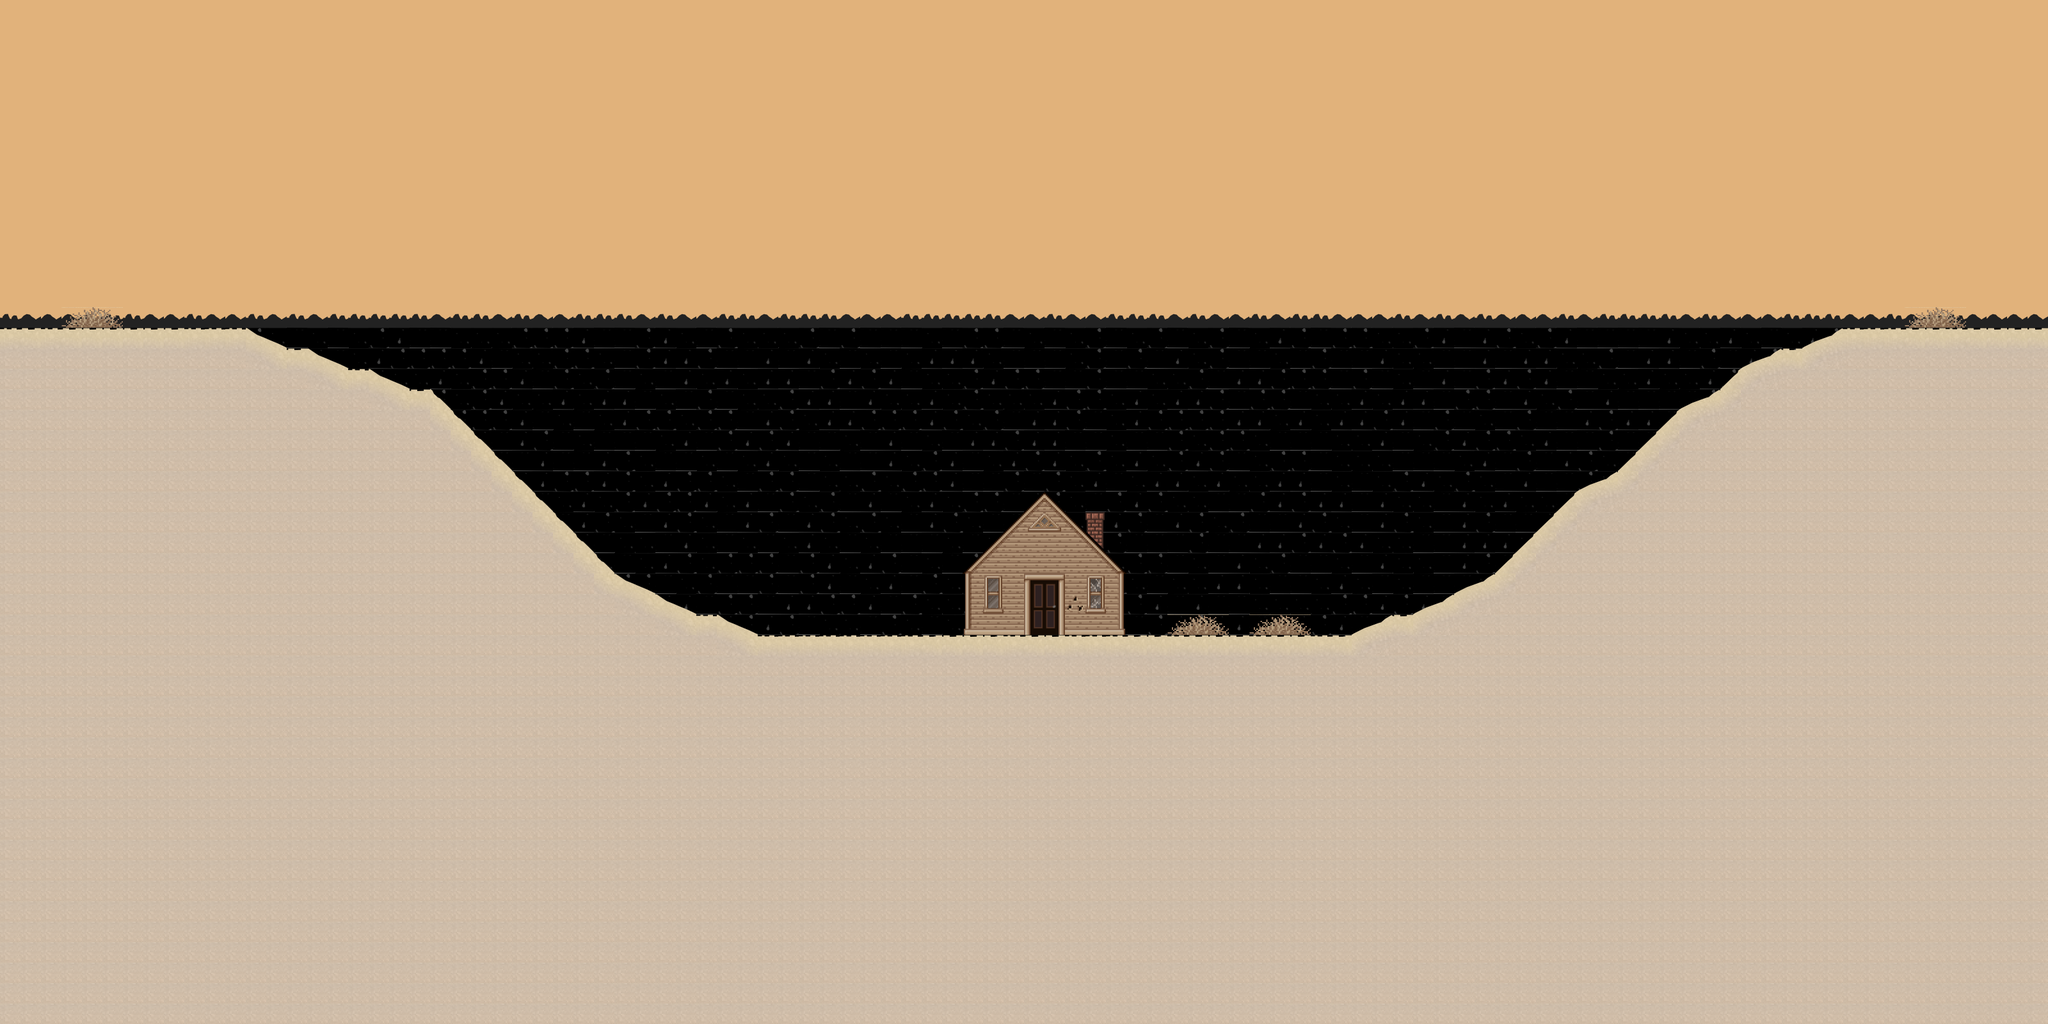

Tiled map render using the project's own tile images. Description and the map definition, with tile-layer contents summarised, below:
An orthogonal 100x50 tile map with 32x32 px tiles, 3 tile layers (Tile Layer 3, Background, Foreground) and 9 objects (5x HeliBot, 2x SideTravel, Outhouse, Door).

<map version="1.0" orientation="orthogonal" width="100" height="50" tilewidth="32" tileheight="32">
 <properties>
  <property name="camera_x" value="112" />
  <property name="camera_y" value="176" />
  <property name="music" value="music/test_music_1.mp3" />
 </properties>
 <tileset firstgid="1" source="tileset.tsx" />
 <layer name="Tile Layer 3" width="100" height="50">
  <properties>
   <property name="parallax" value="0.7" />
  </properties>
  <data>[5000 cells, 5000 non-empty, 7 distinct tile ids]</data>
 </layer>
 <layer name="Background" width="100" height="50">
  <properties>
   <property name="parallax" value="1" />
  </properties>
  <data>[5000 cells, 57 non-empty, 48 distinct tile ids]</data>
 </layer>
 <layer name="Foreground" width="100" height="50">
  <data>[5000 cells, 2628 non-empty, 13 distinct tile ids]</data>
 </layer>
 <objectgroup name="Objects" width="100" height="50">
  <object name="left" type="SideTravel" x="0" y="128" width="32" height="384">
   <properties>
    <property name="mapfile" value="maps/desert_cactus.tmx" />
    <property name="side" value="left" />
    <property name="spawnpoint" value="right" />
   </properties>
  </object>
  <object name="right" type="SideTravel" x="3168" y="128" width="32" height="384">
   <properties>
    <property name="mapfile" value="maps/house.tmx" />
    <property name="side" value="right" />
    <property name="spawnpoint" value="left" />
   </properties>
  </object>
  <object name="outhouse" type="Outhouse" x="1248" y="832" width="128" height="160" />
  <object name="door" type="Door" x="1552" y="864" width="128" height="128">
   <properties>
    <property name="doortype" value="entrance" />
    <property name="mapfile" value="" />
    <property name="spawnpoint" value="" />
   </properties>
  </object>
  <object type="HeliBot" x="1760" y="640" width="128" height="128" />
  <object type="HeliBot" x="1952" y="768" width="128" height="128" />
  <object type="HeliBot" x="1024" y="672" width="128" height="128" />
  <object type="HeliBot" x="864" y="352" width="128" height="128" />
  <object type="HeliBot" x="384" y="320" width="128" height="128" />
 </objectgroup>
</map>
